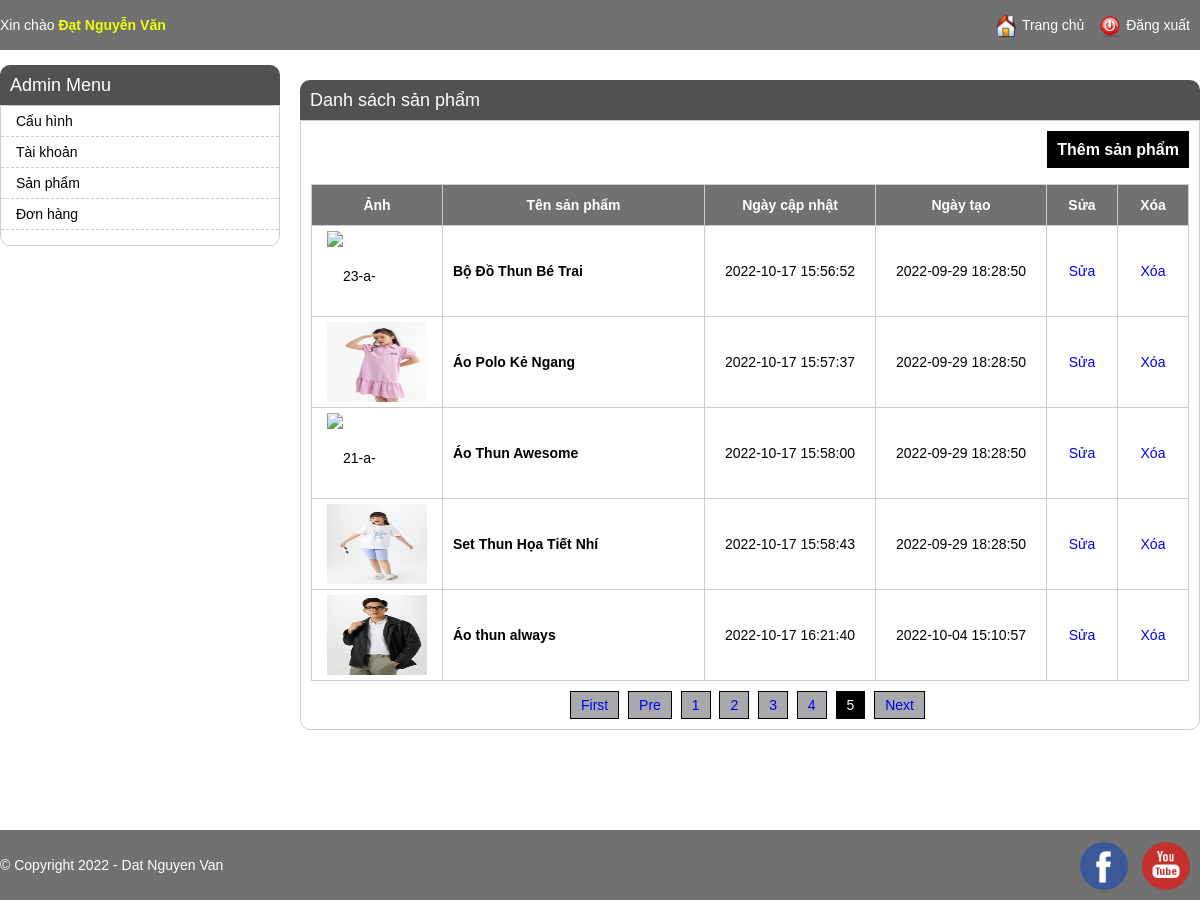
The app's page /admin/product_listing.php?per_page=5&page=5 (signed in) with its own data.
### tables this page shows
CREATE TABLE `user` (
  `id` int(11) NOT NULL,
  `name` varchar(50) NOT NULL,
  `email` varchar(50) NOT NULL,
  `password_hash` varchar(255) NOT NULL,
  `address` varchar(250) DEFAULT NULL,
  `tel` varchar(15) DEFAULT NULL,
  `created` datetime NOT NULL DEFAULT current_timestamp(),
  `updated` datetime NOT NULL DEFAULT current_timestamp(),
  `user_level` tinyint(4) NOT NULL DEFAULT 1
);

CREATE TABLE `product` (
  `id` int(11) NOT NULL,
  `category_id` int(11) NOT NULL,
  `title` varchar(50) NOT NULL,
  `price` int(11) NOT NULL,
  `discount` int(11) NOT NULL,
  `thumbnail` varchar(250) NOT NULL,
  `thumbnail2` varchar(128) NOT NULL,
  `description` longtext NOT NULL,
  `class` tinyint(4) NOT NULL DEFAULT 1,
  `created` datetime NOT NULL DEFAULT current_timestamp(),
  `updated` datetime NOT NULL DEFAULT current_timestamp()
);

### admin/product_listing.php (the view, shortened to what this page needs)
<?php
if(isset($_SESSION['user_id'])){
    $mysqli = require __DIR__.'./src/database.php';
    $sql = "SELECT * From user where id = {$_SESSION["user_id"]}";
    $result = $mysqli->query($sql);
    $user = $result->fetch_assoc();
    $item_page = (!empty($_GET['per_page'])) ? $_GET['per_page'] : 5;
    $current_page = (!empty($_GET['page'])) ? $_GET['page'] : 1;
    $offset = ($current_page - 1) * $item_page;
    $products = mysqli_query($mysqli, "SELECT * FROM `product` ORDER BY `id` ASC LIMIT " . $item_page . " OFFSET " . $offset);
}
?>
<!DOCTYPE html>
<html lang="en">
<head>
    <link rel="stylesheet" type="text/css" href="../css/adminStyle1.css">
    <link rel="stylesheet" href="../css/pagination.css">
</head>
<body>
    <?php if(isset($user)): include "./header.php" ?>
        <div class="main-content">
            <h1>Danh sách sản phẩm</h1>
            <div class="product-items">
                <div class="buttons">
                    <a href="./product_adding.php">Thêm sản phẩm</a>
                </div>
                <ul>
                    <li class="product-item-heading">
                        <div class="product-prop product-img">Ảnh</div>
                        <div class="product-prop product-name">Tên sản phẩm</div>
                        <div class="product-prop product-button">
                            Xóa
                        </div>
                        <div class="product-prop product-button">
                            Sửa
                        </div>
                        <div class="product-prop product-time">Ngày tạo</div>
                        <div class="product-prop product-time">Ngày cập nhật</div>
                    </li>
                    <?php
                    while ($row = mysqli_fetch_array($products)) {
                        ?>
                        <li>
                            <div class="product-prop product-img"><img src="../images/product/<?= $row["thumbnail"] ?>" alt="<?= $row["thumbnail"] ?>" title="<?= $row["thumbnail"] ?>"></div>
                            <div class="product-prop product-name"><?= $row["title"] ?></div>
                            <div class="product-prop product-button">
                                <a href="javascript:openUrl('./product_delete.php?id=<?= $row['id'] ?>')">Xóa</a>
                            </div>
                            <div class="product-prop product-button">
                                <a href="./product_editing.php?id=<?= $row['id'] ?>">Sửa</a>
                            </div>
                            <div class="product-prop product-time"><?= $row["created"] ?></div>
                            <div class="product-prop product-time"><?= $row["updated"] ?></div>
                        </li>
                    <?php } ?>
                </ul>
                <div class="pagination">
                    <?php include "./pagination.php" ?>
                </div>
            </div>
        </div>
        <?php include "./footer.php" ?>
    <?php else:
        header("Location: login.php");
    endif; ?>
</body>
</html>

### admin/header.php
<div id="admin-heading-panel">
    <div class="container">
        <div class="left-panel">
            Xin chào <span><?= $user["name"] ?></span>
        </div>
        <div class="right-panel">
            <img height="24" src="../images/icons/home.png" />
            <a href="./index.php">Trang chủ</a>
            <img height="24" src="../images/icons/logout.png" />
            <a href="./logout.php">Đăng xuất</a>
        </div>
    </div>
</div>
<div id="content-wrapper">
    <div class="container">
        <div class="left-menu">
            <div class="menu-heading">Admin Menu</div>
            <div class="menu-items">
                <ul>
                    <li><a href="#">Cấu hình</a></li>
                    <li><a href="account_listing.php">Tài khoản</a></li>
                    <li><a href="product_listing.php">Sản phẩm</a></li>
                    <li><a href="order_listing.php">Đơn hàng</a></li>
                </ul>
            </div>
        </div>
    </div>
</div>

### css/adminStyle1.css (style rules this page uses)
body { font-family: arial; padding: 0; margin: 0; font-size: 14px; }
.container { width: 1200px; margin: 0 auto; }
h1 { text-align: center; }
.product-items { padding: 10px; border: 1px solid #ccc; border-radius: 0 0 10px 10px; }
.product-items ul { padding: 0; margin: 0; }
.product-prop { float: right; border-left: 1px solid #ccc; line-height: 90px; padding: 0 10px; }
.product-img { width: 110px; height: 90px; float: left; }
.product-img img { width: 100px; padding: 5px; height: 80px; }
.product-name { padding-left: 10px; border-right: 0; float: left; width: 241px; font-weight: 600; }
.product-button { float: right; border-left: 1px solid #ccc; border-right: 0; padding: 0 10px; width: 50px; text-align: center; }
.product-items ul li { list-style: none; border: 1px solid #ccc; border-top: 0; border-left: 0; }
.product-items ul li:first-child { border-top: 1px solid #ccc; }
.product-time { width: 150px; text-align: center; }
.product-item-heading { text-align: center; font-weight: bold; }
.product-item-heading .product-prop { height: 40px; line-height: 40px; background: #717171; color: #FFF; }
.buttons { text-align: right; font-weight: bold; font-size: 16px; margin-bottom: 15px; line-height: 38px; }
.buttons a { color: #FFF; padding: 10px; background: #000; }
a { text-decoration: none; }
#admin-heading-panel { background: #717171; height: 50px; line-height: 50px; color: #fff; }
#admin-heading-panel a { color: #fff; }
.left-panel { float: left; }
.left-panel span { color: #eeff09; font-weight: bold; }
.right-panel { float: right; }
.right-panel img { vertical-align: middle; }
.right-panel a { margin-right: 10px; }
.left-menu { float: left; width: 280px; }
.main-content { float: left; width: 900px; margin-left: 20px; }
.main-content h1 { margin: 0; text-align: left; background: #525151; color: #fff; font-size: 18px; font-weight: normal; line-height: 40px; border-radius: 10px 10px 0 0; padding: 0 10px; }
#content-wrapper .container { padding: 15px 0; }
.menu-heading { background: #525151; line-height: 20px; padding: 10px; color: #FFF; border-radius: 10px 10px 0 0; font-size: 18px; }
.menu-items ul { margin: 0; padding: 0; }
.menu-items ul li { list-style: none; line-height: 30px; border-bottom: 1px dashed #ccc; padding-left: 15px; }
.menu-items ul li a { color: #000; }
.menu-items ul li:first-child { border-top: 0; }
.menu-items { padding: 0 0px 15px 0px; border: 1px solid #ccc; border-radius: 0 0 10px 10px; }

### css/pagination.css (style rules this page uses)
.pagination { text-align: center; margin-top: 10px; }

### records on screen
user: name "Đạt Nguyễn Văn"
product: title "Bộ Đồ Thun Bé Trai", created "2022-09-29 18:28:50", updated "2022-10-17 15:56:52"
product: thumbnail (picture), title "Áo Polo Kẻ Ngang", created "2022-09-29 18:28:50", updated "2022-10-17 15:57:37"
product: title "Áo Thun Awesome", created "2022-09-29 18:28:50", updated "2022-10-17 15:58:00"
product: thumbnail (picture), title "Set Thun Họa Tiết Nhí", created "2022-09-29 18:28:50", updated "2022-10-17 15:58:43"
product: thumbnail (picture), title "Áo thun always", created "2022-10-04 15:10:57", updated "2022-10-17 16:21:40"
